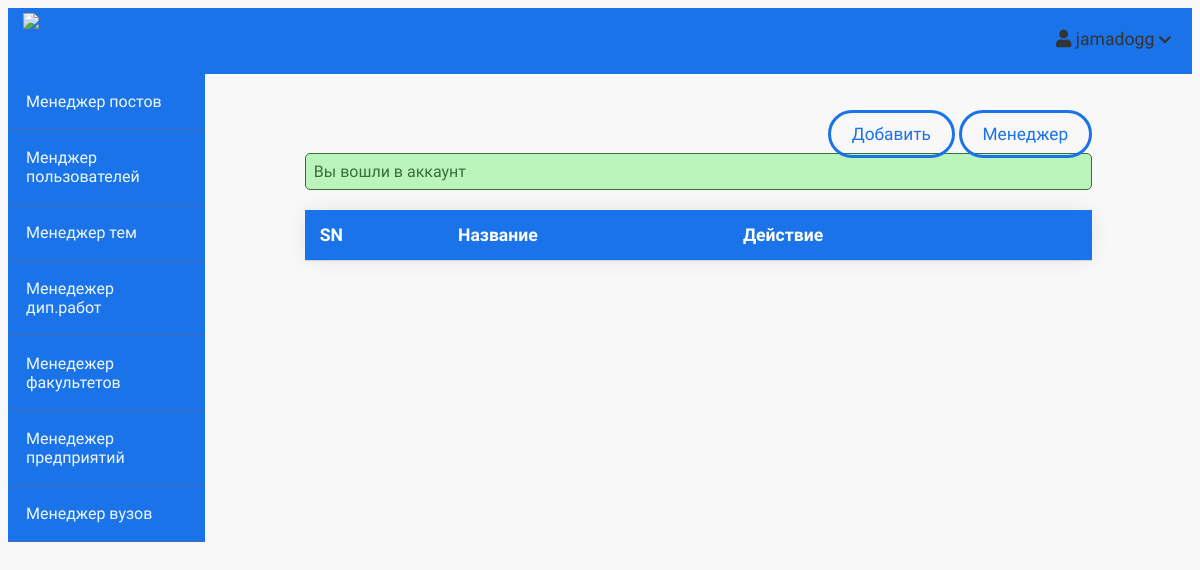
/admin/companies/index.php (signed in), run on an earlier commit of the app's database.
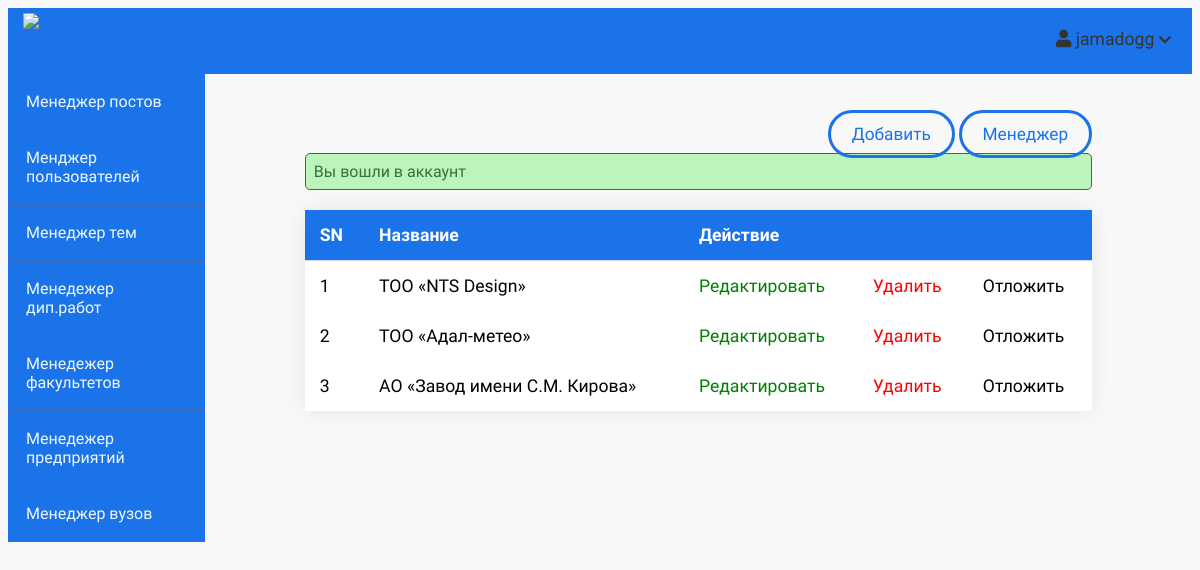
And on a later commit of the database.
### tables this page shows
CREATE TABLE `companies` (
  `id` int(11) NOT NULL,
  `cname` varchar(100) NOT NULL,
  `image` text NOT NULL,
  `body` text NOT NULL,
  `ceo` text NOT NULL,
  `published` tinyint(4) NOT NULL,
  `created_at` date DEFAULT NULL
);

### app/controllers/companies.php (called while the page is built, shortened)
<?php
include(ROOT_PATH . "/app/database/db.php");
$table = 'companies';
$companies = selectAll($table);

### app/database/db.php (called while the page is built, shortened)
<?php
require('connect.php');
function selectAll($table, $conditions = [])
{
    global $conn;
    $sql = "SELECT * FROM $table";
    if (empty($conditions)) {
        $stmt = $conn->prepare($sql);
        $stmt->execute();
        $records = $stmt->get_result()->fetch_all(MYSQLI_ASSOC);
        return $records;
    }
}

### admin/companies/index.php (the view, shortened to what this page needs)
<?php include(ROOT_PATH . "/app/controllers/companies.php");
?>
<!DOCTYPE html>
<html lang="en">
    <head>
        <link rel="stylesheet"
            href="https://use.fontawesome.com/releases/v5.7.2/css/all.css"
>
        <link rel="stylesheet" href="../../assets/css/style.css">
        <link rel="stylesheet" href="../../assets/css/admin.css">
         <link rel="stylesheet" href="../../../assets/css/forms.css">
    </head>
    <body>
    <?php include(ROOT_PATH . "/app/includes/adminHeader.php"); ?>
        <div class="admin-wrapper">
        <?php include(ROOT_PATH . "/app/includes/adminSidebar.php"); ?>
            <div class="admin-content">
                <div class="button-group">
                    <a href="create.php" class="btn btn-big">Добавить</a>
                    <a href="index.php" class="btn btn-big">Менеджер</a>
                </div>
                <div class="content">
                    <?php include(ROOT_PATH . "/app/includes/messages.php"); ?>
                    <div id="firstTable">
                    <table cellspacing="0" cellpadding="0" class="index-table">
                        <thead>
                            <th>SN</th>
                            <th>Название</th>
                            <th colspan="2">Действие</th>
                            <th></th>
                        </thead>
                        <tbody>
                            <?php foreach ($companies as $key => $company): ?>
                               <tr>
                                    <td><?php echo $key + 1; ?></td>
                                    <td><?php echo $company['cname']; ?></td>
                                    <td><a href="edit.php?id=<?php echo $company['id']; ?>" class="edit">Редактировать</a></td>
                                    <td><a href="index.php?del_id=<?php echo $company['id']; ?>" class="delete">Удалить</a></td>
                                    <?php if ($company['published']): ?>
                                        <td><a href="edit.php?published=0&p_id=<?php echo $company['id'] ?>" class="unpublish">Отложить</a></td>
                                    <?php else: ?>
                                        <td><a href="edit.php?published=1&p_id=<?php echo $company['id'] ?>" class="publish">Опубликовать</a></td>
                                    <?php endif; ?>
                                </tr>
                            <?php endforeach; ?>
                        </tbody>
                    </table>
                    </div>
                </div>
            </div>
        </div>
    </body>
</html>

What changed in the data, as far as the page shows it:
added companies: cname "ТОО «NTS Design»"
added companies: cname "ТОО «Адал-метео»"
added companies: cname "АО «Завод имени С.М. Кирова»"
